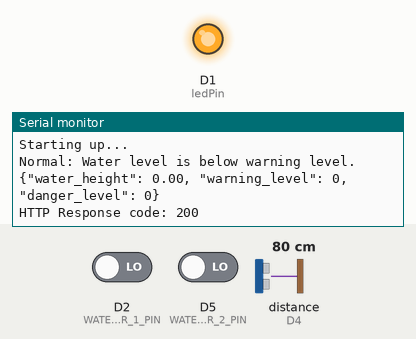
This program was run on a simulated ESP8266 (NodeMCU). Parts: output pins drawn as LEDs (lit = HIGH), the last lines printed to the serial monitor. Wiring (inferred from the names in the program): ultrasonic range finder: trigger D3; echo D4. The test bench sets the inputs (shaded band); at power-on: D2 (WATER_SENSOR_1_PIN) LOW, D5 (WATER_SENSOR_2_PIN) LOW, distance to the obstacle (sensor on D4) 80 cm. The echo pulse lasts 58.3 µs per cm; WiFi joins after 1.5 s; servers stay silent unless stated; uploads are accepted with an empty reply; pins used as bus, display or sensor lines are not drawn.

Above: at 2.7 s.
2.8 s: D2 (WATER_SENSOR_1_PIN) driven HIGH
At 3.87 s:
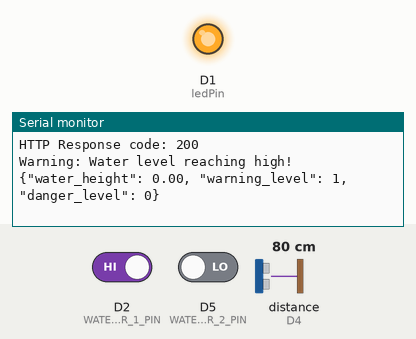
7.4 s: D5 (WATER_SENSOR_2_PIN) driven HIGH
At 8.29 s:
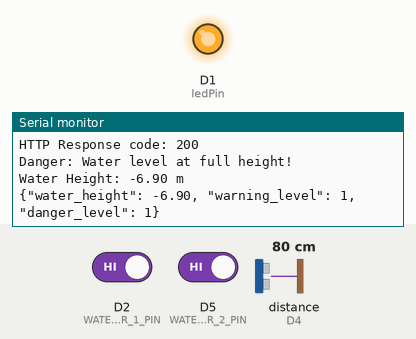

The program:

main.cpp
```cpp
#include <Arduino.h>
#include <ESP8266WiFi.h>
#include <ESP8266HTTPClient.h>

#define WATER_SENSOR_1_PIN D2 // First water level sensor
#define WATER_SENSOR_2_PIN D5 // Second water level sensor
#define TRIG_PIN D3           // Ultrasonic sensor trig pin
#define ECHO_PIN D4           // Ultrasonic sensor echo pin
#define LED_PIN D0 // Using D0 (GPIO16) for the LED

const int ledPin = 5;

const float SCALE_FACTOR = 10.0; // Scale factor for 10 cm to 1 meter

// wifi
// const char *ssid = "Bismillah";
// const char *password = "1234567890";
const char *ssid = "KARAN";
const char *password = "12345679";

WiFiClient client;

void setup()
{
  Serial.begin(115200);
  pinMode(ledPin, OUTPUT);

  pinMode(WATER_SENSOR_1_PIN, INPUT);
  pinMode(WATER_SENSOR_2_PIN, INPUT);
  pinMode(TRIG_PIN, OUTPUT);
  pinMode(ECHO_PIN, INPUT);

  digitalWrite(ledPin, LOW);
  WiFi.begin(ssid, password);
  while (WiFi.status() != WL_CONNECTED)
  {
    delay(500);
    Serial.println("Connecting to WiFi..");
  }
  Serial.println("Connected to the WiFi network");

  Serial.println(WiFi.localIP());

  Serial.println("Starting up...");

  digitalWrite(ledPin, HIGH);
}

void loop()
{
  if (WiFi.status() == WL_CONNECTED)
  {
    digitalWrite(ledPin, HIGH);
    // Check water level sensors
    int waterSensor1State = digitalRead(WATER_SENSOR_1_PIN);
    int waterSensor2State = digitalRead(WATER_SENSOR_2_PIN);

    if (waterSensor2State == HIGH)
    {
      Serial.println("Danger: Water level at full height!");
    }
    else if (waterSensor1State == HIGH)
    {
      Serial.println("Warning: Water level reaching high!");
    }
    else
    {
      Serial.println("Normal: Water level is below warning level.");
    }

    // Measure distance using ultrasonic sensor
    long duration, distance;
    digitalWrite(TRIG_PIN, LOW);
    delayMicroseconds(2);
    digitalWrite(TRIG_PIN, HIGH);
    delayMicroseconds(10);
    digitalWrite(TRIG_PIN, LOW);
    duration = pulseIn(ECHO_PIN, HIGH);
    distance = duration * 0.034 / 2; // Calculate the distance in cm
    float water_height = 0;

    if (waterSensor2State == HIGH)
    {

      // Adjust distance for simulation scale
      float scaledDistance = distance * SCALE_FACTOR;
      // Calculate the water height
      float waterHeight = 100 - scaledDistance; // Assuming sensor is 100 cm above the water base
      Serial.print("Water Height: ");
      Serial.print(waterHeight / 100); // Convert to meters
      Serial.println(" m");

      water_height = waterHeight / 100;
    }

    String jsonSend = "{\"water_height\": " + String(water_height) + ", \"warning_level\": " + String(waterSensor1State) + ", \"danger_level\": " + String(waterSensor2State) + "}";
    Serial.println(jsonSend);

    HTTPClient http;

    // http.begin(client, "http://192.168.20.45:3005/");
    http.begin(client, "http://banjir-notif.kicap-karan.com/");

    http.addHeader("Content-Type", "application/json");

    int httpResponseCode = http.POST(jsonSend);

    if (httpResponseCode > 0)
    {
      Serial.print("HTTP Response code: ");
      Serial.println(httpResponseCode);
    }
    else
    {
      Serial.print("Error code: ");
      Serial.println(httpResponseCode);
    }
    // Free resources
    http.end();

    delay(1000);
  }
  else
  {
    Serial.println("WiFi is disconnected, attempting to reconnect");
    digitalWrite(ledPin, LOW);
    WiFi.begin(ssid, password);

    // Wait for connection
    int timeout = 0;
    while (WiFi.status() != WL_CONNECTED && timeout < 20)
    { // wait for 10 seconds max
      delay(500);
      Serial.print(".");
      timeout++;
    }

    if (WiFi.status() == WL_CONNECTED)
    {
      Serial.println("");
      Serial.println("Reconnected to WiFi");
      Serial.println("IP address: ");
      Serial.println(WiFi.localIP());
      digitalWrite(ledPin, LOW); // Turn on LED to indicate Wi-Fi connected
    }
    else
    {
      Serial.println("");
      Serial.println("Failed to reconnect to WiFi");
    }
  }

  delay(1000);
  // Wait for 1 second before taking another reading
}
```

Measured:
- after the input at 2.8 s, the serial monitor: prints a new line after 0.91 s (image 1)
- after the input at 7.4 s, the serial monitor: prints a new line after 0.73 s (image 2)
